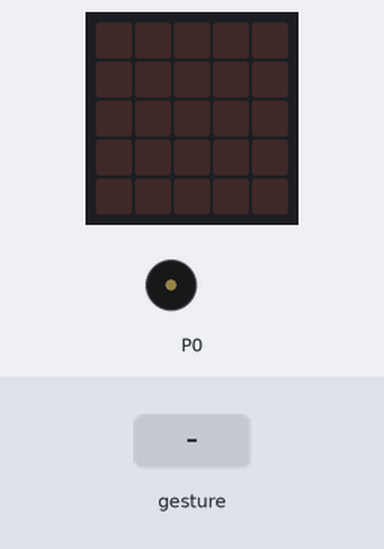
The program below on a simulated BBC micro:bit (MakeCode). Parts: the board's 5×5 LED display, buzzer (waves = sounding). The test bench sets the inputs (shaded band). Random numbers come from a fixed seed; a tilt is held for 1.5 s and a shake lasts 1 s, then the board lies face up again.

Above: at 1.2 s.
1.3 s: gesture 'shake'
At 2.15 s:
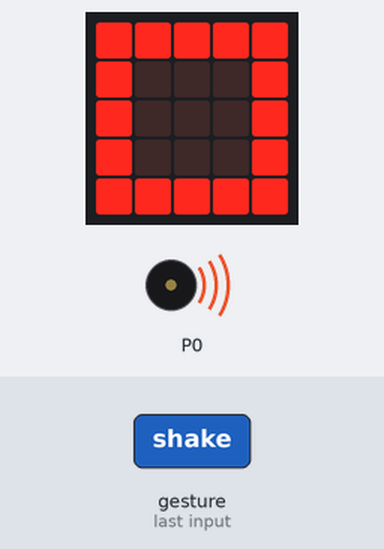
At 3.5 s:
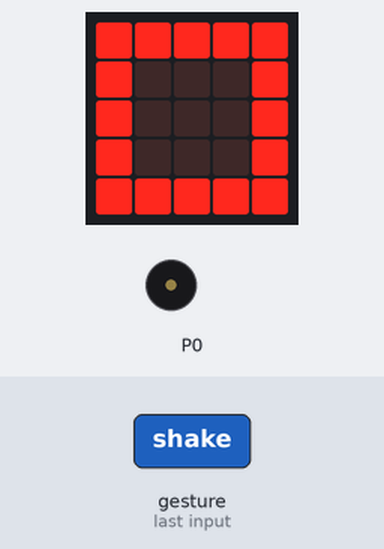
3.9 s: gesture 'shake'
At 5.9 s:
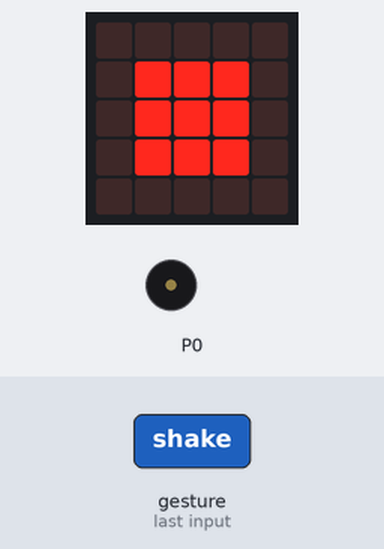
Timing chart, 0 to 7.4 s (numbered marks = the images above; inputs shaded):
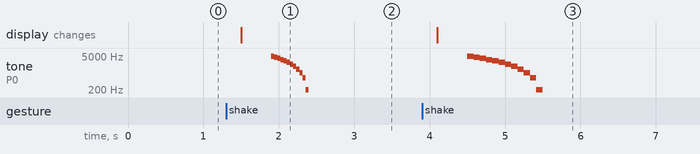

The program:

main.ts
```typescript
let hand = 0
input.onGesture(Gesture.Shake, function () {
    hand = randint(1, 3)
    if (hand == 1) {
        basic.showLeds(`
            # # # # #
            # . . . #
            # . . . #
            # . . . #
            # # # # #
            `)
        music.playSoundEffect(music.createSoundEffect(WaveShape.Square, 5000, 0, 255, 0, 500, SoundExpressionEffect.None, InterpolationCurve.Linear), SoundExpressionPlayMode.UntilDone)
    } else if (true) {
        basic.showLeds(`
            . . . . .
            . # # # .
            . # # # .
            . # # # .
            . . . . .
            `)
        music.playSoundEffect(music.createSoundEffect(WaveShape.Sine, 5000, 0, 255, 0, 1000, SoundExpressionEffect.None, InterpolationCurve.Linear), SoundExpressionPlayMode.UntilDone)
    } else {
        basic.showLeds(`
            # # . . .
            # # # . .
            . . . # #
            # # # . .
            # # . . .
            `)
        music.playSoundEffect(music.createSoundEffect(WaveShape.Sine, 5000, 0, 255, 0, 500, SoundExpressionEffect.None, InterpolationCurve.Linear), SoundExpressionPlayMode.UntilDone)
    }
})
```

test.ts
```typescript
// i test vanno qui; questi non saranno compilati quando questo pacchetto viene usato come estensione.
```

Measured:
- after the input at 1.3 s, tone on P0: plays 4791 Hz for 0.04 s, 4375 Hz for 0.04 s, 3958 Hz for 0.04 s, 3541 Hz for 0.04 s, 3125 Hz for 0.04 s, 2708 Hz for 0.04 s … (12 notes in this stretch), starting after 0.60 s; the display: changes after 0.20 s (image 1)
- after the input at 3.9 s, tone on P0: plays 4791 Hz for 0.08 s, 4375 Hz for 0.08 s, 3958 Hz for 0.08 s, 3541 Hz for 0.08 s, 3125 Hz for 0.08 s, 2708 Hz for 0.08 s … (12 notes in this stretch), starting after 0.60 s; the display: changes after 0.20 s (image 3)
